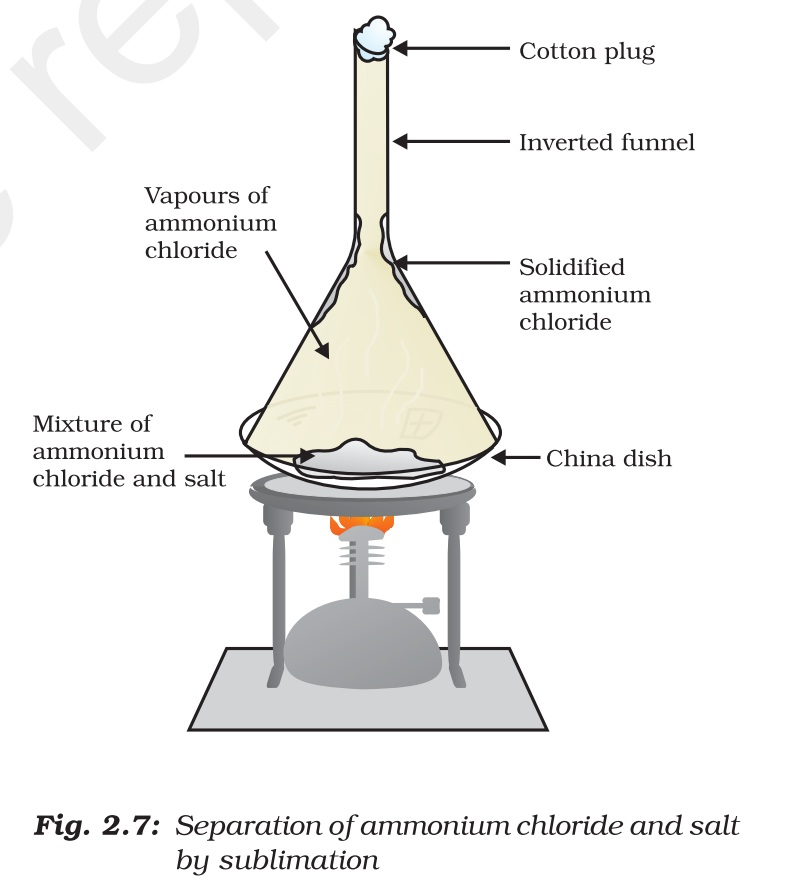
//> input picture Version_1/resources/libraries/fig.2.7.jpg, 807 x 889 px
$ ./textraction fig.2.7.jpg 1.PNG   (built with g++ and OpenCV 4)
//> lines starting //> are read from the running program, lines starting //| are printed output that depends on the picture; after the words box and inside, x2 and y2 are one past the last pixel; in counts of white or black regions, pixels touching at a corner belong together
//> further down, image is the input picture: 889 rows x 807 cols, CV_8UC3; mean B, G, R 240.5, 241.5, 241.8
//This file is used to generate text.exe which handles the text module of Tacgen

#include <opencv2/core/utility.hpp>
#include "opencv2/imgproc.hpp"
#include "opencv2/imgcodecs.hpp"
#include "opencv2/highgui.hpp"
#include "opencv2/imgcodecs.hpp"
#include "opencv2/opencv.hpp"
#include <iostream>
#include <vector>
#include <cstdlib>
#include<algorithm>
#include<math.h>
#include<string>
#include<sstream>
#include<fstream>
#include<climits>

#define PI 3.14159265
using namespace cv;
using namespace std;

Size size(50,50);
//--------------------------------function------------------------------------//
void imadjust(const Mat& src, Mat& dst, int tol = 1, Vec2i in = Vec2i(0, 255), Vec2i out = Vec2i(0, 255)){
//> called with tol = 10, in = [0, 255], out = [0, 255]
    dst = src.clone();
    tol = max(0, min(100, tol));
    if (tol > 0){
        // Compute in and out limits
        // Histogram
        vector<int> hist(256, 0);
        for (int r = 0; r < src.rows; ++r){
            for (int c = 0; c < src.cols; ++c){
                hist[(int)src.at<uchar>(r,c)]++;
            }
        }
//> after the loop, hist = 256 values, max 560280 at index 255, min 0 at index 0, mean 2802.4
        // Cumulative histogram
        vector<int> cum = hist;
//> cum has the same summary as hist
        for (int i = 1; i < hist.size(); ++i) {
            cum[i] = cum[i - 1] + hist[i];
        }
//> after the loop, cum = 256 values from 0 to 717423
        // Compute bounds
        int total = src.rows * src.cols;
//> total = 717423
        int low_bound = total * tol / 100;
//> low_bound = 71742
        int upp_bound = total * (100-tol) / 100;
//> upp_bound = 645680
        in[0] = distance(cum.begin(), lower_bound(cum.begin(), cum.end(), low_bound));
//> in = [212, 255]
        in[1] = distance(cum.begin(), lower_bound(cum.begin(), cum.end(), upp_bound));
    }

    // Stretching
    float scale = float(out[1] - out[0]) / float(in[1] - in[0]);
//> scale = 5.93
    for (int r = 0; r < dst.rows; ++r){
        for (int c = 0; c < dst.cols; ++c){
            int vs = max((int)src.at<uchar>(r, c) - in[0], 0);
            int vd = min(int(vs * scale + 0.5f) + out[0], out[1]);
			if((int)src.at<uchar>(r,c)>220)
				vd=255;
			else
				vd=(int)src.at<uchar>(r,c);
	            dst.at<uchar>(r, c) = saturate_cast<uchar>(vd);
        }
    }
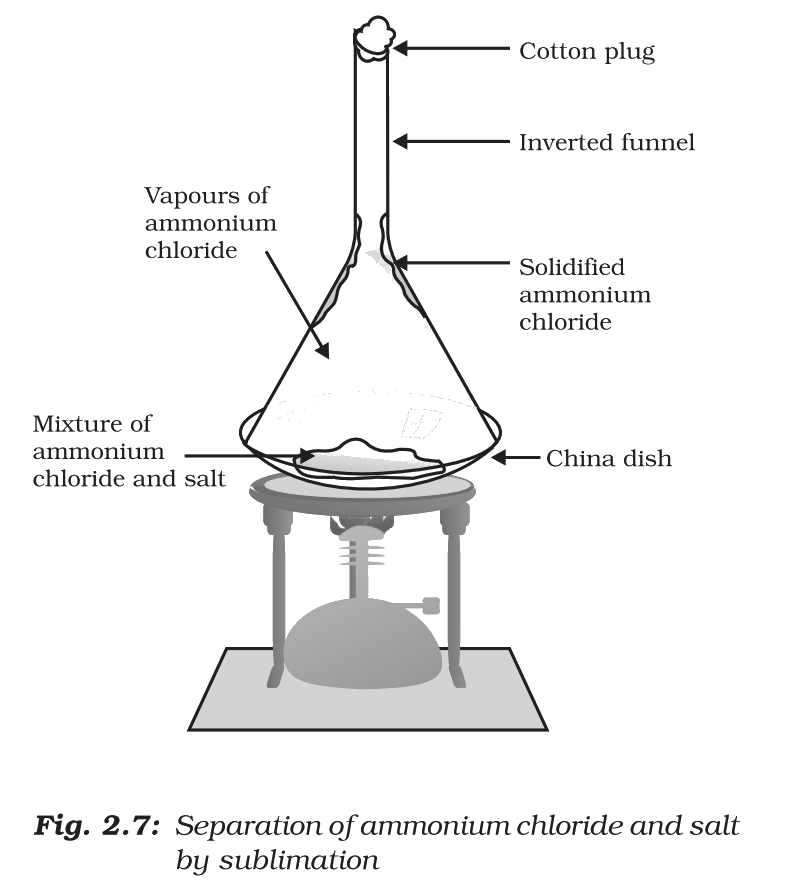
//> dst: 889 rows x 807 cols, CV_8UC1; min 20, max 255, mean 242.8
}

//--------------------------------function------------------------------------//
void pushBB2file(vector<Rect> temp,vector<string> str,char * imageName){
	string st(imageName);
    st = st.substr(st.find_last_of("/")+1);
	FILE *fptr1;
    string h = st.append(".txt");
	const char * g = h.c_str();
    fptr1=fopen(g,"w");

	for (int i =0;i<temp.size();i++){
		if(str[i].compare("")==0){continue;}
		fprintf(fptr1,"%d,%d,%d,%d-%s\n",temp[i].x,temp[i].y,temp[i].width,temp[i].height,str[i].c_str());
	}
	fclose(fptr1);
}

//--------------------------------function------------------------------------//
float distance(float x1, float y1, float x2 , float y2){
	return sqrt( pow(x2-x1,2) + pow(y2-y1,2) );
}

// [26 lines left out: function realdistance, not called in this run]

//--------------------------------function------------------------------------//
float angle(float x1, float y1, float x2 , float y2){
	return atan2( (y2-y1), (x2-x1) ) * 180 /PI ;
}

//--------------------------------function------------------------------------//
// [162 lines left out: functions LinkBB, indexmatch, LineGenerate, type2str, not called in this run]

//--------------------------------function------------------------------------//
int main(int argc , char** argv)
{
	if( argc < 3){
	   printf( " No image data \n " );
	   return -1;
	}
	char * imageName=argv[1];
	char * lang=argv[2];
	int start_angle = -25;
	int end_angle = 25;
	string language(lang);
	FILE *fptr;
	Mat image,bbimage,bbimage1,bbimage2;
	image=imread(imageName,1);
	// make a copy of the image
	bbimage=image.clone();
	bbimage1=image.clone();
	bbimage2=image.clone();
	if(argc != 3 ){
		start_angle = atoi(argv[3]);
		end_angle = atoi(argv[4]);
	}
	// grayscale image
	Mat gray_image;
 	cvtColor( image, gray_image, COLOR_RGB2GRAY );
 	// Stretching the pixels to remove watermark temporarily
 	imadjust(gray_image,gray_image,10);    //contrast streching

	Mat dst;
	adaptiveThreshold(gray_image,dst, 255,CV_ADAPTIVE_THRESH_GAUSSIAN_C, CV_THRESH_BINARY_INV, 35, 2);    // binary conversion
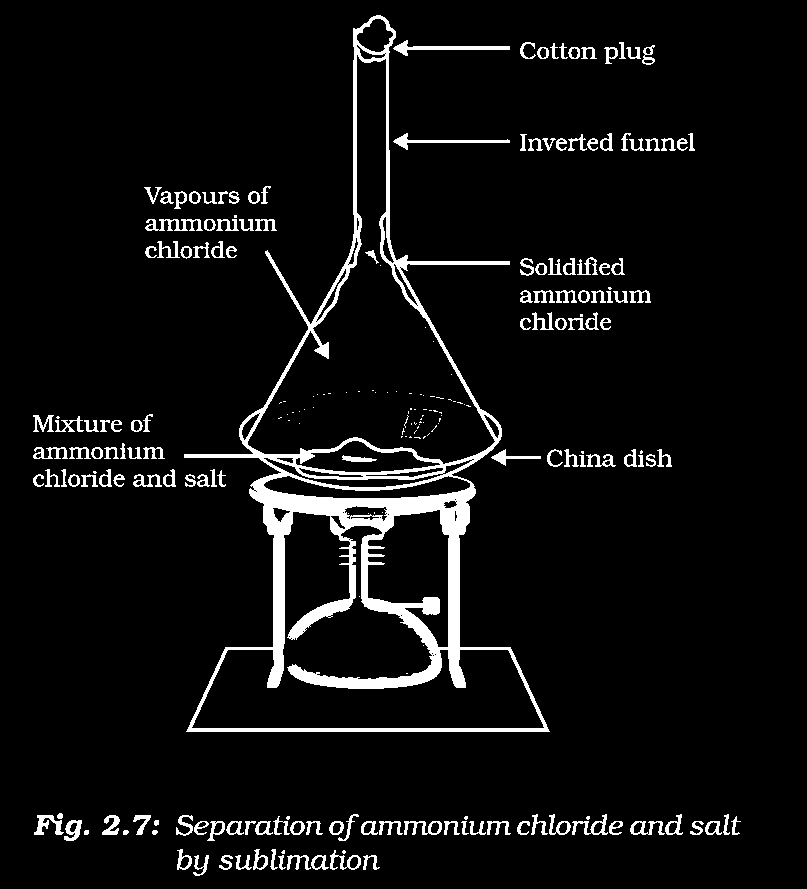
//> dst: 889 rows x 807 cols, CV_8UC1; 6% white; 235 white regions (81 under 20 px), largest, box (x1, y1, x2, y2) and area: (184, 15, 550, 732) 26277, (393, 40, 510, 56) 536, (393, 133, 510, 150) 445
	//cv::imshow("adaptive", dst);

	Mat bwimage = dst.clone();
	vector<Rect> bbpoint;
	Mat labelImage(image.size(),CV_32S);
	Mat stats;
	Mat centroid;

	//Calculate the connected Components . This one uses flood fill method
	int nLabels = connectedComponentsWithStats(dst, labelImage,stats,centroid,8,CV_32S);
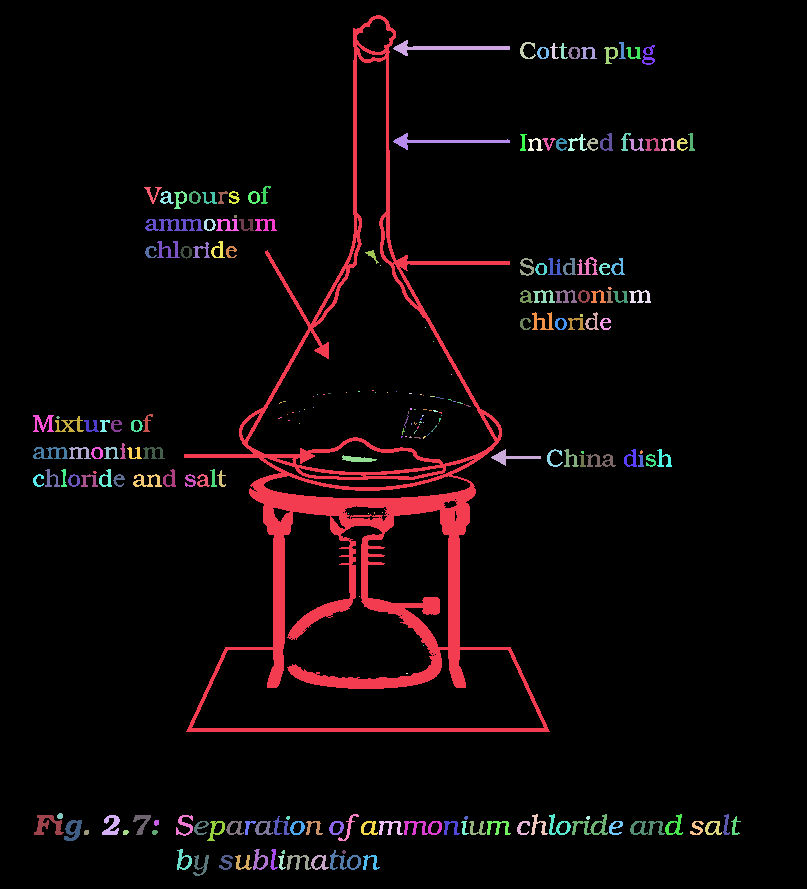
//> labelImage: 889 rows x 807 cols, CV_32SC1; 236 distinct labels, from 0 to 235; one colour per label, 0 black
//> stats = 236 rows, first 6: [0, 0, 807, 889, 674023], [184, 15, 366, 717, 26277], [393, 40, 117, 16, 536], [520, 42, 16, 17, 97], [550, 43, 9, 16, 55], [559, 43, 9, 16, 55]; centroid = 236 pairs, first value 37.5 to 734.4, second value 47.57 to 864.8; nLabels = 236
	Size s = image.size();
//> s = Size(807, 889)
	vector<Rect> temp;
	vector<string> tessout;

	if(language=="hin"){
		for(int i=0;i<nLabels;i++){
			Rect rect ;
			rect.x=stats.at<int>(i,0);
			rect.y=stats.at<int>(i,1);
			rect.width=stats.at<int>(i,2);
			rect.height=stats.at<int>(i,3);
			Mat dst1=bwimage(rect);

			if (rect.width < (0.2*s.width) && rect.width > (0.01*s.width) && rect.height < (0.1*s.height) && rect.height > (0.01*s.height) && (rect.width*rect.height) > 0.0000001* s.height*s.width  ){
				temp.push_back(rect);
				imwrite( "temp1.jpg", dst1 );
				system("tesseract -l hin -psm 6 temp1.jpg tess");
				string line;
				std::ifstream infile("tess.txt");

				getline(infile,line);
				tessout.push_back(line);
				infile.close();
			}
		}
	}
	else if(language=="ben"){
		for(int i=0;i<nLabels;i++){
			Rect rect ;
			rect.x=stats.at<int>(i,0);
			rect.y=stats.at<int>(i,1);
			rect.width=stats.at<int>(i,2);
			rect.height=stats.at<int>(i,3);
			Mat dst1=bwimage(rect);

			if (rect.width < (0.2*s.width) && rect.width > (0.01*s.width) && rect.height < (0.1*s.height) && rect.height > (0.01*s.height) && (rect.width*rect.height) > 0.0000001* s.height*s.width  ){
				temp.push_back(rect);
				imwrite( "temp1.jpg", dst1 );
				system("tesseract -l ben -psm 6 temp1.jpg tess");
				string line;
				std::ifstream infile("tess.txt");

				getline(infile,line);
				tessout.push_back(line);
				infile.close();
			}
		}
	}
	else if(language=="eng"){
		vector<Point> center;
		FileStorage ffs("ann.yml", FileStorage::READ);
		Ptr<cv::ml::ANN_MLP> ann = Algorithm::read<cv::ml::ANN_MLP>(ffs.root());
		vector<int> removelabel;
		for(int i=0;i<nLabels;i++){
			Rect rect ;
			rect.x=stats.at<int>(i,0);
			rect.y=stats.at<int>(i,1);
			rect.width=stats.at<int>(i,2);
			rect.height=stats.at<int>(i,3);
			if (rect.width < (0.1*s.width) && rect.height < (0.1*s.height) && (rect.width*rect.height) > 0.0000001* s.height*s.width){
				Mat dst3=dst(rect);
				Mat dst2;
				Mat sample;
				resize(dst3,dst2,size,INTER_CUBIC);    //  cubic interpolation -> rectangle to square matrix (50*50)
				dst2.convertTo(dst2,CV_32FC1);

				sample.push_back(dst2.reshape(1,1));   // one row of 2500 features
				Mat response(1,1,CV_32FC1);

				ann->predict(sample,response);    //// text or non-text component (1 and -1)
				if(response.at<float>(0,0) >0){
					bbpoint.push_back(rect);
					Point temp;
					temp.x=rect.x+rect.width/2;
					temp.y=rect.y+rect.height/2;
					center.push_back(temp);
				}
				else{
					removelabel.push_back(i);
				}
			}
		}

		vector<int> vec;
		vec= LineGenerate(bbpoint,center,start_angle,end_angle);    // concatinating adjacent text box (25 degree)

		for (int j=0;j<vec.size();j++){
			Mat ocrimage=bwimage(bbpoint[vec[j]]);
			temp.push_back(bbpoint[vec[j]]);
			imwrite( "temp1.jpg", ocrimage );
			system("tesseract -psm 6 temp1.jpg tess");
			string line;
			std::ifstream infile("tess.txt");

			getline(infile,line);
			tessout.push_back(line);
			infile.close();
		}
	}
	pushBB2file(temp,tessout,imageName);
	string filename = "tess.txt";
	remove(filename.c_str());
	filename = "temp1.jpg";
	remove(filename.c_str());
 	return 0;
}
